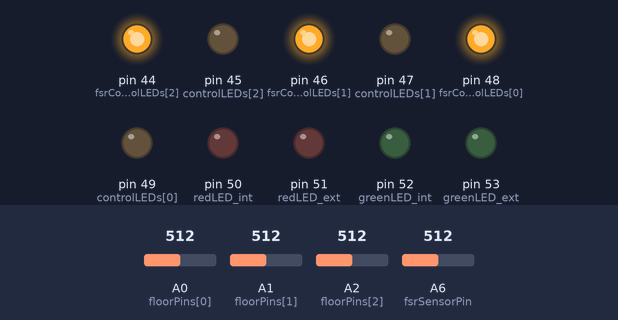
A sketch run on a simulated Arduino Mega 2560, built with avr-gcc and run on an emulated ATmega2560. On the bench: output pins drawn as LEDs (lit = HIGH). Inputs (shaded band) come from the test bench; at power-on: A6 (fsrSensorPin) = 512, A0 (floorPins[0]) = 512, A2 (floorPins[2]) = 512, A1 (floorPins[1]) = 512. What the sketch prints to the serial monitor is not drawn.

Above: at 1.2 s.
1.3 s: A6 (fsrSensorPin) set to 218
3.5 s: A6 (fsrSensorPin) set to 190
At 4.7 s:
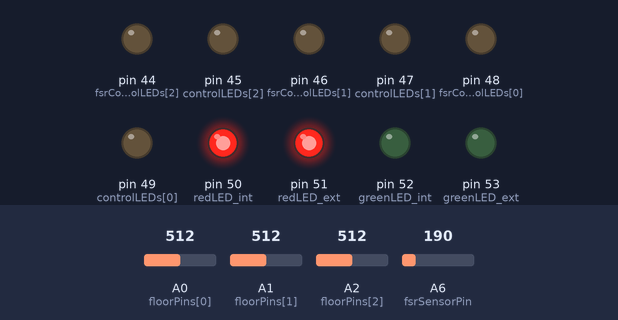
6.5 s: A0 (floorPins[0]) set to 109
8.8 s: A0 (floorPins[0]) set to 95
At 9.2 s:
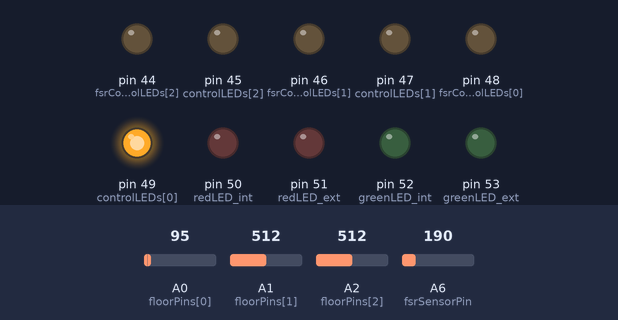
10.3 s: A2 (floorPins[2]) set to 90
At 11.5 s:
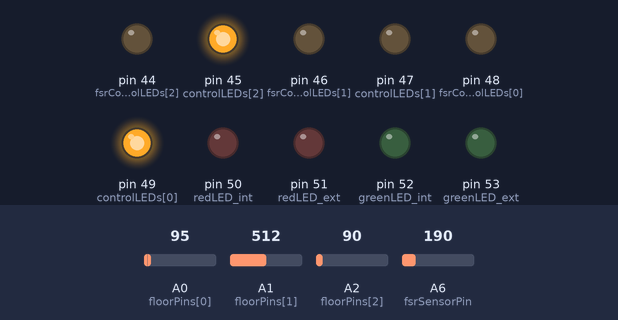
11.8 s: A1 (floorPins[1]) set to 30
At 12.8 s:
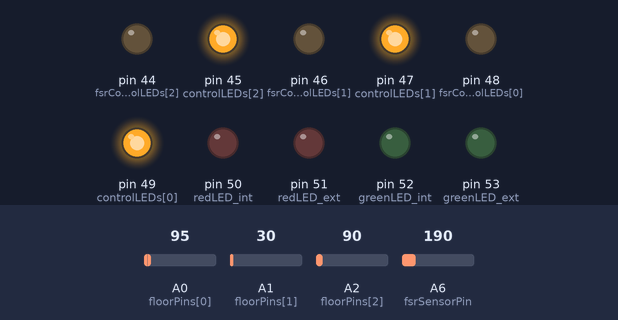
Timing chart, 0 to 14.3 s (numbered marks = the images above; inputs shaded):
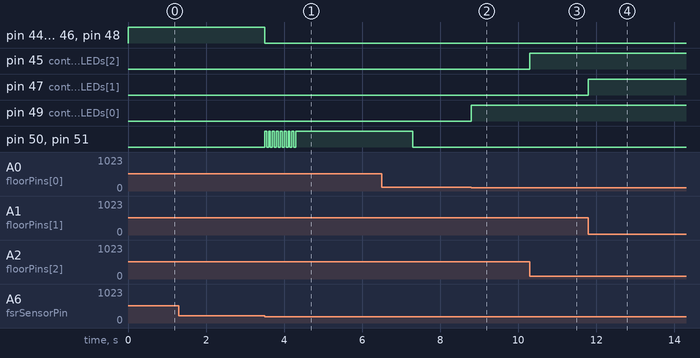

Measured:
- the behaviour switches between 205 and 204 on A6 (fsrSensorPin) (found by bisection; images 0 and 1)
- the behaviour switches between 101 and 100 on A0 (floorPins[0]) (found by bisection; images 1 and 2)
- after the input at 3.5 s, pin 44 (fsrControlLEDs[2]), pin 46 (fsrControlLEDs[1]), pin 48 (fsrControlLEDs[0]): HIGH → LOW at once; pin 50 (redLED_int), pin 51 (redLED_ext): alternates HIGH for 0.05 s and LOW for 0.05 s, 17 changes in all, then stays HIGH, starting at once
- after the input at 8.8 s, pin 49 (controlLEDs[0]): LOW → HIGH at once
- after the input at 10.3 s, pin 45 (controlLEDs[2]): LOW → HIGH at once
- after the input at 11.8 s, pin 47 (controlLEDs[1]): LOW → HIGH at once

The sketch:

detection_logic.ino
```cpp
// -----------------------------------------------------------
// Pins
// -----------------------------------------------------------
int greenLED_ext = 53;  // Outer green LED for "IN"
int redLED_ext   = 51;  // Outer red LED for "OUT"
int greenLED_int = 52;  // Inner green LED for "IN"
int redLED_int   = 50;  // Inner red LED for "OUT"

// 3 Floor sensors
int floorPins[3]    = {A0, A1, A2};
int floorValues[3]  = {0};

// Control LEDs for Floor sensors
int controlLEDs[3]  = {49, 47, 45};

// New pins for the three FSR control LEDs
int fsrControlLEDs[3] = {48, 46, 44};

// New pin for the FSR sensor (Wall sensor)
int fsrSensorPin = A6;

// -----------------------------------------------------------
// Global variables
// -----------------------------------------------------------
int   fsrValue = 0;      // Raw FSR value
float U_adc    = 0.0;    // Voltage in mV

// Timestamps Floor/FSR
unsigned long firstMicrosFloor = 0;
unsigned long firstMicrosFSR   = 0;
unsigned long startWaitMicros  = 0;

// -----------------------------------------------------------
// Time constants (in microseconds)
// -----------------------------------------------------------
const unsigned long interval      = 2000000;  // LED on-time (2s)
const unsigned long triggerWindow = 500000;  // Time window (0.5s) for the 2nd trigger
const unsigned long resetWindow   = 1000000;  // 1s to "forget"

// -----------------------------------------------------------
// LED status variables
// -----------------------------------------------------------
bool isGreenActive = false;
bool isRedActive   = false;

// -----------------------------------------------------------
// Floor-2 and Floor-3 deactivation logic
// -----------------------------------------------------------
unsigned long floor2BlockedSince = 0;
bool floor2Disabled = false;

unsigned long floor3BlockedSince = 0;
bool floor3Disabled = false;

// -----------------------------------------------------------
// FSM states
// -----------------------------------------------------------
enum DetectionState {
  IDLE,
  WAITING_FOR_FSR,   // Floor triggered first
  WAITING_FOR_FLOOR  // FSR triggered first
};

DetectionState currentState = IDLE;

// Previous sensor states (edge detection)
static bool floorInterruptedOld = false;
static bool fsrInterruptedOld   = false;

// -----------------------------------------------------------
// Setup
// -----------------------------------------------------------
void setup() {
  Serial.begin(115200);

  // Main LEDs
  pinMode(greenLED_ext, OUTPUT);
  pinMode(redLED_ext,   OUTPUT);
  pinMode(greenLED_int, OUTPUT);
  pinMode(redLED_int,   OUTPUT);

  digitalWrite(greenLED_ext, LOW);
  digitalWrite(redLED_ext,   LOW);
  digitalWrite(greenLED_int, LOW);
  digitalWrite(redLED_int,   LOW);

  // Floor control LED pins
  for (int i = 0; i < 3; i++) {
    pinMode(controlLEDs[i], OUTPUT);
    digitalWrite(controlLEDs[i], LOW);
  }

  // >>>>>>>>>>>>>>>>>>>>>>>>>>>>>>>>>>>>>>>>>>>>>>>>>>>>>>>>>>
  // FSR control LED pins (set as OUTPUT and initially off)
  for (int i = 0; i < 3; i++) {
    pinMode(fsrControlLEDs[i], OUTPUT);
    digitalWrite(fsrControlLEDs[i], LOW);
  }
  // <<<<<<<<<<<<<<<<<<<<<<<<<<<<<<<<<<<<<<<<<<<<<<<<<<<<<<<<<<

  // Read Floor sensors once
  for (int i = 0; i < 3; i++) {
    floorValues[i] = analogRead(floorPins[i]);
  }

  // Initial FSR read
  fsrValue = analogRead(fsrSensorPin);
  U_adc    = (fsrValue / 1023.0) * 5000.0;

  // Determine Floor/FSR status at startup
  bool floorInterrupted = (
       floorValues[0] > 100
    || (floorValues[1] > 100 && !floor2Disabled)
    || (floorValues[2] > 100 && !floor3Disabled)
  );
  bool fsrInterrupted = (U_adc < 4000.0); // Threshold in mV

  unsigned long nowMicros = micros();

  if (fsrInterrupted && !floorInterrupted) {
    currentState    = WAITING_FOR_FLOOR;
    firstMicrosFSR  = nowMicros;
    startWaitMicros = nowMicros;
    Serial.println("Setup: FSR already triggered => WAITING_FOR_FLOOR");
  }
  else if (floorInterrupted && !fsrInterrupted) {
    currentState      = WAITING_FOR_FSR;
    firstMicrosFloor  = nowMicros;
    startWaitMicros   = nowMicros;
    Serial.println("Setup: Floor already triggered => WAITING_FOR_FSR");
  }
  else {
    currentState = IDLE;
    Serial.println("Setup: IDLE");
  }
}

// -----------------------------------------------------------
// Helper functions
// -----------------------------------------------------------
void triggerRed() {
  Serial.println("=> RED action executed");

  // If green is still active, turn it off
  if (isGreenActive) {
    digitalWrite(greenLED_ext, LOW);
    digitalWrite(greenLED_int, LOW);
    isGreenActive = false;
    Serial.println("Red overrides green.");
  }

  // Red blinking (8×)
  for (int i = 0; i < 8; i++) {
    digitalWrite(redLED_ext, HIGH);
    digitalWrite(redLED_int, HIGH);
    delay(50);
    digitalWrite(redLED_ext, LOW);
    digitalWrite(redLED_int, LOW);
    delay(50);
  }

  // 3s continuous light
  digitalWrite(redLED_ext, HIGH);
  digitalWrite(redLED_int, HIGH);
  delay(3000);
  digitalWrite(redLED_ext, LOW);
  digitalWrite(redLED_int, LOW);

  isRedActive = false;
}

void triggerGreen(unsigned long nowMicros) {
  Serial.println("=> GREEN action");
  digitalWrite(greenLED_ext, HIGH);
  digitalWrite(greenLED_int, HIGH);
  isGreenActive = true;
}

// -----------------------------------------------------------
// Main (loop)
// -----------------------------------------------------------
void loop() {
  unsigned long currentMicros = micros();

  // ---------------------------------------------------------
  // (1) Read Floor sensors and update Floor control LEDs
  // ---------------------------------------------------------
  for (int i = 0; i < 3; i++) {
    floorValues[i] = analogRead(floorPins[i]);

    // LED ON if sensor value <= 100 => "free"
    if (floorValues[i] <= 100) {
      digitalWrite(controlLEDs[i], HIGH);
    } else {
      digitalWrite(controlLEDs[i], LOW);
    }
  }

  // --------------------------------------------------------
  // (2) Read FSR and calculate voltage
  // ---------------------------------------------------------
  fsrValue = analogRead(fsrSensorPin);
  U_adc    = (fsrValue / 1023.0) * 5000.0;

  // ---------------------------------------------------------
  // (3) Floor 2 & 3 -> automatic disable after 2s
  // ---------------------------------------------------------
  bool floor2Blocked = (floorValues[1] > 100);
  if (floor2Blocked) {
    if (floor2BlockedSince == 0) {
      floor2BlockedSince = currentMicros;
    } else {
      if (!floor2Disabled && (currentMicros - floor2BlockedSince >= 2000000)) {
        floor2Disabled = true;
        Serial.println("Floor sensor 2 (Index 1) disabled (blocked >2s).");
      }
    }
  } else {
    floor2BlockedSince = 0;
    floor2Disabled     = false;
  }

  bool floor3Blocked = (floorValues[2] > 100);
  if (floor3Blocked) {
    if (floor3BlockedSince == 0) {
      floor3BlockedSince = currentMicros;
    } else {
      if (!floor3Disabled && (currentMicros - floor3BlockedSince >= 2000000)) {
        floor3Disabled = true;
        Serial.println("Floor sensor 3 (Index 2) disabled (blocked >2s).");
      }
    }
  } else {
    floor3BlockedSince = 0;
    floor3Disabled     = false;
  }

  // ---------------------------------------------------------
  // (4) Interruption logic (Floor & FSR)
  // ---------------------------------------------------------
  bool floorInterrupted =
      (floorValues[0] > 100)
      || ((floorValues[1] > 100) && !floor2Disabled)
      || ((floorValues[2] > 100) && !floor3Disabled);

  bool fsrInterrupted  = (U_adc < 1000.0);

  // ---------------------------------------------------------
  // (5) FSR control LEDs
  //     fsrInterrupted = TRUE  => LED OFF
  //                      FALSE => LED ON
  // ---------------------------------------------------------
  for (int i = 0; i < 3; i++) {
    digitalWrite(fsrControlLEDs[i], fsrInterrupted ? LOW : HIGH);
  }

  // ---------------------------------------------------------
  // (6) Edge detection in IDLE
  // ---------------------------------------------------------
  if (currentState == IDLE) {
    // Floor edge
    if (floorInterrupted && !floorInterruptedOld) {
      currentState     = WAITING_FOR_FSR;
      firstMicrosFloor = currentMicros;
      startWaitMicros  = currentMicros;
      Serial.println("IDLE -> WAITING_FOR_FSR (Floor detected first)");
    }
    // FSR edge
    else if (fsrInterrupted && !fsrInterruptedOld) {
      currentState    = WAITING_FOR_FLOOR;
      firstMicrosFSR  = currentMicros;
      startWaitMicros = currentMicros;
      Serial.println("IDLE -> WAITING_FOR_FLOOR (FSR detected first)");
    }
  }

  // ---------------------------------------------------------
  // (7) State machine
  // ---------------------------------------------------------
  switch (currentState) {
    case IDLE:
      // Waiting for edges
      break;

    case WAITING_FOR_FSR:
      // Floor was first -> wait for FSR
      if ((currentMicros - startWaitMicros) > resetWindow) {
        Serial.println("WAITING_FOR_FSR aborted -> IDLE");
        currentState = IDLE;
      }
      else if (fsrInterrupted) {
        if ((currentMicros - firstMicrosFloor) <= triggerWindow) {
          // "IN"
          triggerGreen(currentMicros);
        } else {
          Serial.println("WAITING_FOR_FSR: triggerWindow expired -> IDLE");
        }
        currentState = IDLE;
      }
      break;

    case WAITING_FOR_FLOOR:
      // FSR was first -> wait for Floor
      if ((currentMicros - startWaitMicros) > resetWindow) {
        Serial.println("WAITING_FOR_FLOOR aborted -> IDLE");
        currentState = IDLE;
      }
      else if (floorInterrupted) {
        if ((currentMicros - firstMicrosFSR) <= triggerWindow) {
          // "OUT"
          triggerRed();
        } else {
          Serial.println("WAITING_FOR_FLOOR: triggerWindow expired -> IDLE");
        }
        currentState = IDLE;
      }
      break;
  }

  // ---------------------------------------------------------
  // (8) LED timeouts
  // ---------------------------------------------------------
  if (isGreenActive && (currentMicros - firstMicrosFloor >= interval)) {
    digitalWrite(greenLED_ext, LOW);
    digitalWrite(greenLED_int, LOW);
    isGreenActive = false;
    Serial.println("Green LED auto-off after 2s.");
  }
  if (isRedActive && (currentMicros - firstMicrosFSR >= interval)) {
    digitalWrite(redLED_ext, LOW);
    digitalWrite(redLED_int, LOW);
    isRedActive = false;
    Serial.println("Red LED auto-off after 2s.");
  }

  // ---------------------------------------------------------
  // (9) Debug output
  // ---------------------------------------------------------
  Serial.println(U_adc);

  // ---------------------------------------------------------
  // (10) Edge update
  // ---------------------------------------------------------
  floorInterruptedOld = floorInterrupted;
  fsrInterruptedOld   = fsrInterrupted;
}
```
